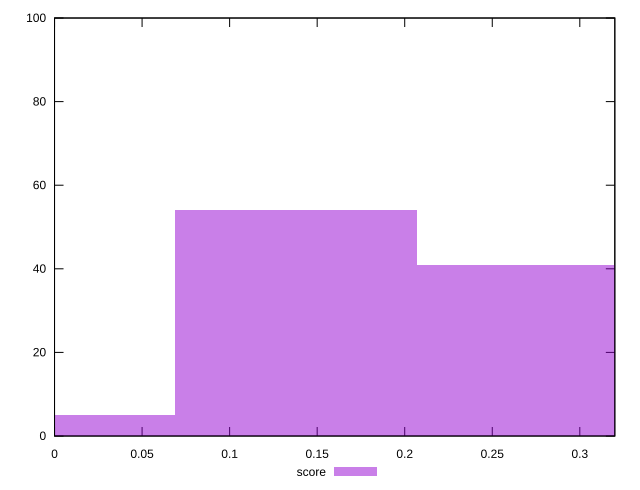

Source code (gnuplot):
reset

$score <<EOF
0.1379196192181799 54
0.2758392384363598 41
0 5
EOF

set key outside below
set boxwidth 0.1379196192181799
set xrange [0:0.32]
set yrange [0:100]
set trange [0:100]
set style fill transparent solid 0.5 noborder
set terminal svg size 640, 490 enhanced background rgb 'white'
set output "reprap/speed-index/samples/pages+cached+noexternal/score/histogram.svg"

plot $score title "score" with boxes

reset
